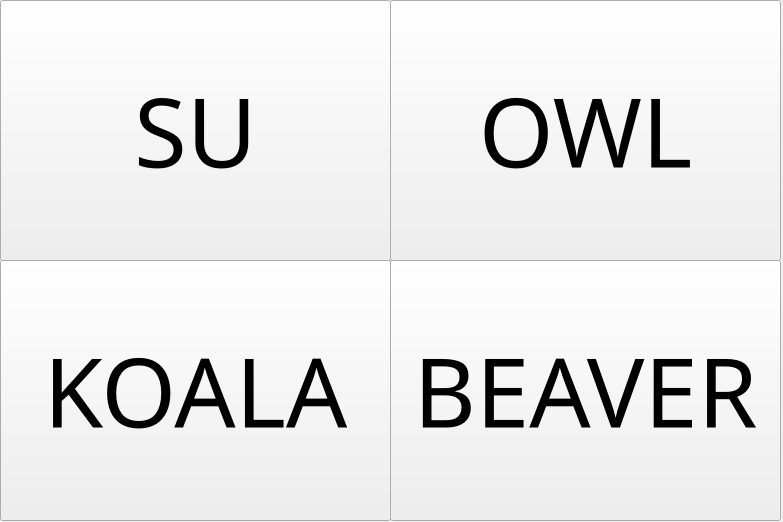
<?xml version="1.0" encoding="UTF-8"?>
<ui version="4.0">
 <class>Form</class>
 <widget class="QWidget" name="Form">
  <property name="geometry">
   <rect>
    <x>0</x>
    <y>0</y>
    <width>783</width>
    <height>522</height>
   </rect>
  </property>
  <property name="windowTitle">
   <string>Form</string>
  </property>
  <widget class="QPushButton" name="Pig">
   <property name="geometry">
    <rect>
     <x>0</x>
     <y>0</y>
     <width>391</width>
     <height>261</height>
    </rect>
   </property>
   <property name="font">
    <font>
     <family>Adobe Devanagari</family>
     <pointsize>72</pointsize>
    </font>
   </property>
   <property name="styleSheet">
    <string notr="true">background-image: url(:/bg/수수.png);</string>
   </property>
   <property name="text">
    <string>SU</string>
   </property>
  </widget>
  <widget class="QPushButton" name="Owl">
   <property name="geometry">
    <rect>
     <x>390</x>
     <y>0</y>
     <width>391</width>
     <height>261</height>
    </rect>
   </property>
   <property name="font">
    <font>
     <family>Adobe Devanagari</family>
     <pointsize>72</pointsize>
    </font>
   </property>
   <property name="styleSheet">
    <string notr="true">background-image: url(:/bg/부엉이.png);</string>
   </property>
   <property name="text">
    <string>OWL</string>
   </property>
  </widget>
  <widget class="QPushButton" name="Koala">
   <property name="geometry">
    <rect>
     <x>0</x>
     <y>260</y>
     <width>391</width>
     <height>261</height>
    </rect>
   </property>
   <property name="font">
    <font>
     <family>Adobe Devanagari</family>
     <pointsize>72</pointsize>
    </font>
   </property>
   <property name="styleSheet">
    <string notr="true">background-image: url(:/bg/코알라.jpg);</string>
   </property>
   <property name="text">
    <string>KOALA</string>
   </property>
  </widget>
  <widget class="QPushButton" name="Beaver">
   <property name="geometry">
    <rect>
     <x>390</x>
     <y>260</y>
     <width>391</width>
     <height>261</height>
    </rect>
   </property>
   <property name="font">
    <font>
     <family>Adobe Devanagari</family>
     <pointsize>72</pointsize>
    </font>
   </property>
   <property name="styleSheet">
    <string notr="true">background-image: url(:/bg/비비버.png);</string>
   </property>
   <property name="text">
    <string>BEAVER</string>
   </property>
  </widget>
 </widget>
 <resources>
  <include location="../../Photo/Saved Pictures/bg_img.qrc"/>
 </resources>
 <connections/>
</ui>
